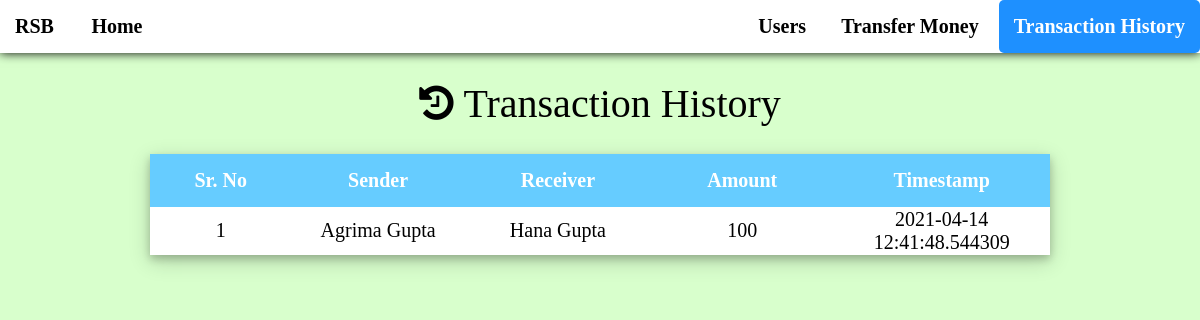
/transaction.php, run on the app's committed database.
### tables this page shows
CREATE TABLE `transaction1` (
  `transaction_id` int(100) NOT NULL,
  `sender` varchar(100) NOT NULL,
  `receiver` varchar(100) NOT NULL,
  `amount` float NOT NULL,
  `datetime` timestamp(6) NOT NULL DEFAULT current_timestamp(6) ON UPDATE current_timestamp(6)
);

### transaction.php (the view, shortened to what this page needs)
<!DOCTYPE html>
<html>
<head>
<link rel="stylesheet" href="https://cdnjs.cloudflare.com/ajax/libs/font-awesome/4.7.0/css/font-awesome.min.css">
	<link rel="stylesheet" type="text/css" href="styles.css">
</head>
<body>
    <nav class="navbar navbar-light navig">
    <div class="pill-nav">
    <a class="default" >RSB</a>
    <a class="default" href="index.php">Home</a>
    <div class="topnav-right">
    <a href="table.php">Users</a>
    <a href="money.php">Transfer Money</a>
    <a class="active" href="transaction.php">Transaction History</a>
        </nav>
	<?php include'connection.php' ?>
	<h1><i class="fa fa-history" aria-hidden="true"> Transaction History</i></h1>
	<table class="middle">
    <thead>
        <tr>
        <th>Sr. No</th>
            <th>Sender</th>
            <th>Receiver</th>
            <th>Amount</th>
            <th>Timestamp</th>
        </tr>
    </thead>
    <tbody>
		<?php $sql = "SELECT * FROM transaction1";
        $result = mysqli_query($conn, $sql);?>
    	<?php while( $row = mysqli_fetch_array($result)) : ?>
		<tr>
            <td><?php echo $row['transaction_id']; ?></td>
            <td><?php echo $row['sender']; ?></td>
            <td><?php echo $row['receiver']; ?></td>
            <td><?php echo $row['amount']; ?></td>
            <td><?php echo $row['datetime']; ?> </td>
        </tr>
        <?php endwhile ?>
    </tbody>
	</table>
</body>
</html>

### styles.css (style rules this page uses)
.navig { box-shadow: 0 0 10px black; font-weight: bold; font-size: 30px; background-color:white; }
.pill-nav a { display: inline-block; color: black; text-align: center; padding: 15px; text-decoration: none; font-size: 20px; border-radius: 5px; background-color:white; font-family: 'Garamond'; }
.pill-nav a.active { background-color: dodgerblue; color: white; }
.topnav-right { float: right; font-size: 20px; }

### transaction.php (style rules this page uses)
table { width: 900px; height: 100px; color: black; font-size: 20px; border-collapse: collapse; font-family: 'Palatino Linotype'; box-shadow: 0 4px 8px 0 rgba(0, 0, 0, 0.2), 0 6px 20px 0 rgba(0, 0, 0, 0.19); }
tr, th, td { width: 880px; }
th,td { text-align: center; width: 900px; }
th { background-color: #66ccff ; color: white; width: 880px; padding:15px }
body { margin: 0; background-repeat: no-repeat; background-size: cover; font-family: 'Palatino Linotype'; background-color:#d8ffcc; }
.middle { margin-left: auto; margin-right: auto; width: 900px; }
h1 { text-align: center; font-size: 40px; color: Black; }
a { color: white; font-size:20px; }
tr:nth-child(odd) { background-color:white; font-size:20px; }

### data on the page
transaction1: transaction_id "1", sender "Agrima Gupta", receiver "Hana Gupta", amount "100", datetime "2021-04-14 12:41:48.544309"
